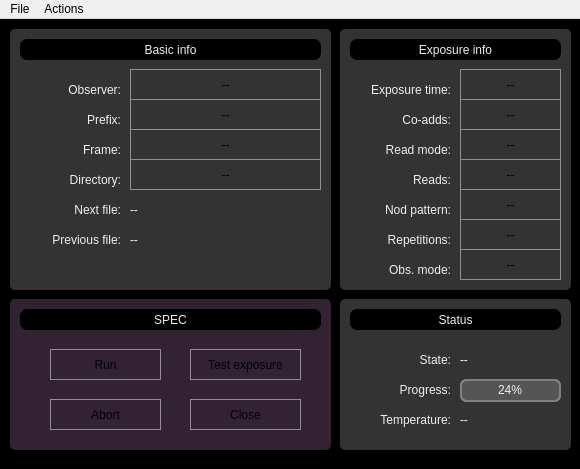
<?xml version="1.0" encoding="UTF-8"?>
<ui version="4.0">
 <class>MainWindow</class>
 <widget class="QMainWindow" name="MainWindow">
  <property name="geometry">
   <rect>
    <x>0</x>
    <y>0</y>
    <width>580</width>
    <height>469</height>
   </rect>
  </property>
  <property name="windowTitle">
   <string>NIRSPEC SPEC control</string>
  </property>
  <property name="layoutDirection">
   <enum>Qt::LeftToRight</enum>
  </property>
  <property name="styleSheet">
   <string notr="true">QWidget {
        font: 12pt &quot;Cantarell&quot;;
}

QLineEdit {
	color: #EEEEEE;
	background-color: #444444;
	border-style: outset;
	border-width: 1px;
	border-color: #AAAAAA;
}

QPlainTextEdit {
        font: 12pt &quot;Consolas&quot;;
}

QProgressBar {
    border: 2px solid grey;
    border-radius: 5px;
	background-color: #555555;
	border-radius: 7px;
	color: #EEEEEE;
    text-align: center;
 }

QProgressBar::chunk {
	background-color: qlineargradient(x1: 0, y1: 0, x2: 0, y2: 1,
                                      stop: 0 &quot;blue&quot;, stop: 1 &quot;green&quot;);
	border-radius: 7px;
 }</string>
  </property>
  <widget class="QWidget" name="centralwidget">
   <property name="styleSheet">
    <string notr="true">#centralwidget {
    background-color: #000000;
}
</string>
   </property>
   <widget class="QFrame" name="basics_frame">
    <property name="geometry">
     <rect>
      <x>10</x>
      <y>10</y>
      <width>321</width>
      <height>261</height>
     </rect>
    </property>
    <property name="styleSheet">
     <string notr="true">#basics_frame {
    background-color: #333333;
	border-radius: 5px;
}

QLabel {
    color: #EEEEEE;
}</string>
    </property>
    <property name="frameShape">
     <enum>QFrame::StyledPanel</enum>
    </property>
    <property name="frameShadow">
     <enum>QFrame::Raised</enum>
    </property>
    <widget class="QLabel" name="label_9">
     <property name="geometry">
      <rect>
       <x>0</x>
       <y>110</y>
       <width>111</width>
       <height>21</height>
      </rect>
     </property>
     <property name="text">
      <string>Frame:</string>
     </property>
     <property name="alignment">
      <set>Qt::AlignRight|Qt::AlignTrailing|Qt::AlignVCenter</set>
     </property>
    </widget>
    <widget class="QLabel" name="label_10">
     <property name="geometry">
      <rect>
       <x>0</x>
       <y>80</y>
       <width>111</width>
       <height>21</height>
      </rect>
     </property>
     <property name="text">
      <string>Prefix:</string>
     </property>
     <property name="alignment">
      <set>Qt::AlignRight|Qt::AlignTrailing|Qt::AlignVCenter</set>
     </property>
    </widget>
    <widget class="QLabel" name="next_file_label">
     <property name="geometry">
      <rect>
       <x>120</x>
       <y>170</y>
       <width>191</width>
       <height>21</height>
      </rect>
     </property>
     <property name="text">
      <string>--</string>
     </property>
     <property name="alignment">
      <set>Qt::AlignLeading|Qt::AlignLeft|Qt::AlignVCenter</set>
     </property>
    </widget>
    <widget class="QLabel" name="label_31">
     <property name="geometry">
      <rect>
       <x>10</x>
       <y>10</y>
       <width>301</width>
       <height>21</height>
      </rect>
     </property>
     <property name="styleSheet">
      <string notr="true">QFrame {
    border: 0px;
	background-color: #000000;
	border-radius: 7px;
}

QLabel {
	color: #EEEEEE;
 }</string>
     </property>
     <property name="text">
      <string>Basic info</string>
     </property>
     <property name="alignment">
      <set>Qt::AlignCenter</set>
     </property>
    </widget>
    <widget class="QLabel" name="label_12">
     <property name="geometry">
      <rect>
       <x>0</x>
       <y>140</y>
       <width>111</width>
       <height>21</height>
      </rect>
     </property>
     <property name="text">
      <string>Directory:</string>
     </property>
     <property name="alignment">
      <set>Qt::AlignRight|Qt::AlignTrailing|Qt::AlignVCenter</set>
     </property>
    </widget>
    <widget class="QLabel" name="label_13">
     <property name="geometry">
      <rect>
       <x>0</x>
       <y>170</y>
       <width>111</width>
       <height>21</height>
      </rect>
     </property>
     <property name="text">
      <string>Next file:</string>
     </property>
     <property name="alignment">
      <set>Qt::AlignRight|Qt::AlignTrailing|Qt::AlignVCenter</set>
     </property>
    </widget>
    <widget class="QLabel" name="label_14">
     <property name="geometry">
      <rect>
       <x>0</x>
       <y>200</y>
       <width>111</width>
       <height>21</height>
      </rect>
     </property>
     <property name="text">
      <string>Previous file:</string>
     </property>
     <property name="alignment">
      <set>Qt::AlignRight|Qt::AlignTrailing|Qt::AlignVCenter</set>
     </property>
    </widget>
    <widget class="QLabel" name="previous_file_label">
     <property name="geometry">
      <rect>
       <x>120</x>
       <y>200</y>
       <width>191</width>
       <height>21</height>
      </rect>
     </property>
     <property name="text">
      <string>--</string>
     </property>
     <property name="alignment">
      <set>Qt::AlignLeading|Qt::AlignLeft|Qt::AlignVCenter</set>
     </property>
    </widget>
    <widget class="QLabel" name="label_16">
     <property name="geometry">
      <rect>
       <x>0</x>
       <y>50</y>
       <width>111</width>
       <height>21</height>
      </rect>
     </property>
     <property name="text">
      <string>Observer:</string>
     </property>
     <property name="alignment">
      <set>Qt::AlignRight|Qt::AlignTrailing|Qt::AlignVCenter</set>
     </property>
    </widget>
    <widget class="QPushButton" name="observer_button">
     <property name="geometry">
      <rect>
       <x>120</x>
       <y>40</y>
       <width>191</width>
       <height>31</height>
      </rect>
     </property>
     <property name="cursor">
      <cursorShape>PointingHandCursor</cursorShape>
     </property>
     <property name="toolTip">
      <string>Click to set the observer name</string>
     </property>
     <property name="styleSheet">
      <string notr="true">QPushButton {
    border: 1px solid #8f8f91;
    border-radius: 0px;
    background-color: qlineargradient(x1: 0, y1: 0, x2: 0, y2: 1,
                                      stop: 0 #f6f7fa, stop: 1 #dadbde);
}</string>
     </property>
     <property name="text">
      <string>--</string>
     </property>
    </widget>
    <widget class="QPushButton" name="prefix_button">
     <property name="geometry">
      <rect>
       <x>120</x>
       <y>70</y>
       <width>191</width>
       <height>31</height>
      </rect>
     </property>
     <property name="cursor">
      <cursorShape>PointingHandCursor</cursorShape>
     </property>
     <property name="toolTip">
      <string>Click to set the file prefix</string>
     </property>
     <property name="styleSheet">
      <string notr="true">QPushButton {
    border: 1px solid #8f8f91;
    border-radius: 0px;
    background-color: qlineargradient(x1: 0, y1: 0, x2: 0, y2: 1,
                                      stop: 0 #f6f7fa, stop: 1 #dadbde);
}</string>
     </property>
     <property name="text">
      <string>--</string>
     </property>
    </widget>
    <widget class="QPushButton" name="frame_button">
     <property name="geometry">
      <rect>
       <x>120</x>
       <y>100</y>
       <width>191</width>
       <height>31</height>
      </rect>
     </property>
     <property name="cursor">
      <cursorShape>PointingHandCursor</cursorShape>
     </property>
     <property name="toolTip">
      <string>Click to set the frame number</string>
     </property>
     <property name="styleSheet">
      <string notr="true">QPushButton {
    border: 1px solid #8f8f91;
    border-radius: 0px;
    background-color: qlineargradient(x1: 0, y1: 0, x2: 0, y2: 1,
                                      stop: 0 #f6f7fa, stop: 1 #dadbde);
}</string>
     </property>
     <property name="text">
      <string>--</string>
     </property>
    </widget>
    <widget class="QPushButton" name="directory_button">
     <property name="geometry">
      <rect>
       <x>120</x>
       <y>130</y>
       <width>191</width>
       <height>31</height>
      </rect>
     </property>
     <property name="cursor">
      <cursorShape>PointingHandCursor</cursorShape>
     </property>
     <property name="toolTip">
      <string>Click to set the destination directory</string>
     </property>
     <property name="styleSheet">
      <string notr="true">QPushButton {
    border: 1px solid #8f8f91;
    border-radius: 0px;
    background-color: qlineargradient(x1: 0, y1: 0, x2: 0, y2: 1,
                                      stop: 0 #f6f7fa, stop: 1 #dadbde);
}</string>
     </property>
     <property name="text">
      <string>--</string>
     </property>
    </widget>
   </widget>
   <widget class="QFrame" name="exposure_frame">
    <property name="geometry">
     <rect>
      <x>340</x>
      <y>10</y>
      <width>231</width>
      <height>261</height>
     </rect>
    </property>
    <property name="styleSheet">
     <string notr="true">#exposure_frame {
    background-color: #333333;
	border-radius: 5px;
}

QLabel {
    color: #EEEEEE;
}</string>
    </property>
    <property name="frameShape">
     <enum>QFrame::StyledPanel</enum>
    </property>
    <property name="frameShadow">
     <enum>QFrame::Raised</enum>
    </property>
    <widget class="QLabel" name="label_17">
     <property name="geometry">
      <rect>
       <x>0</x>
       <y>110</y>
       <width>111</width>
       <height>21</height>
      </rect>
     </property>
     <property name="text">
      <string>Read mode:</string>
     </property>
     <property name="alignment">
      <set>Qt::AlignRight|Qt::AlignTrailing|Qt::AlignVCenter</set>
     </property>
    </widget>
    <widget class="QLabel" name="label_18">
     <property name="geometry">
      <rect>
       <x>0</x>
       <y>80</y>
       <width>111</width>
       <height>21</height>
      </rect>
     </property>
     <property name="text">
      <string>Co-adds:</string>
     </property>
     <property name="alignment">
      <set>Qt::AlignRight|Qt::AlignTrailing|Qt::AlignVCenter</set>
     </property>
    </widget>
    <widget class="QLabel" name="label_32">
     <property name="geometry">
      <rect>
       <x>10</x>
       <y>10</y>
       <width>211</width>
       <height>21</height>
      </rect>
     </property>
     <property name="styleSheet">
      <string notr="true">QFrame {
    border: 0px;
	background-color: #000000;
	border-radius: 7px;
}

QLabel {
	color: #EEEEEE;
 }</string>
     </property>
     <property name="text">
      <string>Exposure info</string>
     </property>
     <property name="alignment">
      <set>Qt::AlignCenter</set>
     </property>
    </widget>
    <widget class="QLabel" name="label_20">
     <property name="geometry">
      <rect>
       <x>0</x>
       <y>140</y>
       <width>111</width>
       <height>21</height>
      </rect>
     </property>
     <property name="text">
      <string>Reads:</string>
     </property>
     <property name="alignment">
      <set>Qt::AlignRight|Qt::AlignTrailing|Qt::AlignVCenter</set>
     </property>
    </widget>
    <widget class="QLabel" name="label_21">
     <property name="geometry">
      <rect>
       <x>0</x>
       <y>170</y>
       <width>111</width>
       <height>21</height>
      </rect>
     </property>
     <property name="text">
      <string>Nod pattern:</string>
     </property>
     <property name="alignment">
      <set>Qt::AlignRight|Qt::AlignTrailing|Qt::AlignVCenter</set>
     </property>
    </widget>
    <widget class="QLabel" name="label_24">
     <property name="geometry">
      <rect>
       <x>0</x>
       <y>200</y>
       <width>111</width>
       <height>21</height>
      </rect>
     </property>
     <property name="text">
      <string>Repetitions:</string>
     </property>
     <property name="alignment">
      <set>Qt::AlignRight|Qt::AlignTrailing|Qt::AlignVCenter</set>
     </property>
    </widget>
    <widget class="QLabel" name="label_26">
     <property name="geometry">
      <rect>
       <x>0</x>
       <y>50</y>
       <width>111</width>
       <height>21</height>
      </rect>
     </property>
     <property name="text">
      <string>Exposure time:</string>
     </property>
     <property name="alignment">
      <set>Qt::AlignRight|Qt::AlignTrailing|Qt::AlignVCenter</set>
     </property>
    </widget>
    <widget class="QLabel" name="label_27">
     <property name="geometry">
      <rect>
       <x>0</x>
       <y>230</y>
       <width>111</width>
       <height>21</height>
      </rect>
     </property>
     <property name="text">
      <string>Obs. mode:</string>
     </property>
     <property name="alignment">
      <set>Qt::AlignRight|Qt::AlignTrailing|Qt::AlignVCenter</set>
     </property>
    </widget>
    <widget class="QPushButton" name="readmode_button">
     <property name="geometry">
      <rect>
       <x>120</x>
       <y>100</y>
       <width>101</width>
       <height>31</height>
      </rect>
     </property>
     <property name="cursor">
      <cursorShape>PointingHandCursor</cursorShape>
     </property>
     <property name="toolTip">
      <string>Click to select the read mode</string>
     </property>
     <property name="styleSheet">
      <string notr="true">QPushButton {
    border: 1px solid #8f8f91;
    border-radius: 0px;
    background-color: qlineargradient(x1: 0, y1: 0, x2: 0, y2: 1,
                                      stop: 0 #f6f7fa, stop: 1 #dadbde);
}</string>
     </property>
     <property name="text">
      <string>--</string>
     </property>
    </widget>
    <widget class="QPushButton" name="nod_button">
     <property name="geometry">
      <rect>
       <x>120</x>
       <y>160</y>
       <width>101</width>
       <height>31</height>
      </rect>
     </property>
     <property name="cursor">
      <cursorShape>PointingHandCursor</cursorShape>
     </property>
     <property name="toolTip">
      <string>Click to select the nod pattern</string>
     </property>
     <property name="styleSheet">
      <string notr="true">QPushButton {
    border: 1px solid #8f8f91;
    border-radius: 0px;
    background-color: qlineargradient(x1: 0, y1: 0, x2: 0, y2: 1,
                                      stop: 0 #f6f7fa, stop: 1 #dadbde);
}</string>
     </property>
     <property name="text">
      <string>--</string>
     </property>
    </widget>
    <widget class="QPushButton" name="obs_mode_button">
     <property name="geometry">
      <rect>
       <x>120</x>
       <y>220</y>
       <width>101</width>
       <height>31</height>
      </rect>
     </property>
     <property name="cursor">
      <cursorShape>PointingHandCursor</cursorShape>
     </property>
     <property name="toolTip">
      <string>Click to select the observing mode</string>
     </property>
     <property name="styleSheet">
      <string notr="true">QPushButton {
    border: 1px solid #8f8f91;
    border-radius: 0px;
    background-color: qlineargradient(x1: 0, y1: 0, x2: 0, y2: 1,
                                      stop: 0 #f6f7fa, stop: 1 #dadbde);
}</string>
     </property>
     <property name="text">
      <string>--</string>
     </property>
    </widget>
    <widget class="QPushButton" name="expotime_button">
     <property name="geometry">
      <rect>
       <x>120</x>
       <y>40</y>
       <width>101</width>
       <height>31</height>
      </rect>
     </property>
     <property name="cursor">
      <cursorShape>PointingHandCursor</cursorShape>
     </property>
     <property name="toolTip">
      <string>Click to set the exposure time</string>
     </property>
     <property name="styleSheet">
      <string notr="true">QPushButton {
    border: 1px solid #8f8f91;
    border-radius: 0px;
    background-color: qlineargradient(x1: 0, y1: 0, x2: 0, y2: 1,
                                      stop: 0 #f6f7fa, stop: 1 #dadbde);
}</string>
     </property>
     <property name="text">
      <string>--</string>
     </property>
    </widget>
    <widget class="QPushButton" name="coadds_button">
     <property name="geometry">
      <rect>
       <x>120</x>
       <y>70</y>
       <width>101</width>
       <height>31</height>
      </rect>
     </property>
     <property name="cursor">
      <cursorShape>PointingHandCursor</cursorShape>
     </property>
     <property name="toolTip">
      <string>Click to set the number of coadds</string>
     </property>
     <property name="styleSheet">
      <string notr="true">QPushButton {
    border: 1px solid #8f8f91;
    border-radius: 0px;
    background-color: qlineargradient(x1: 0, y1: 0, x2: 0, y2: 1,
                                      stop: 0 #f6f7fa, stop: 1 #dadbde);
}</string>
     </property>
     <property name="text">
      <string>--</string>
     </property>
    </widget>
    <widget class="QPushButton" name="reads_button">
     <property name="geometry">
      <rect>
       <x>120</x>
       <y>130</y>
       <width>101</width>
       <height>31</height>
      </rect>
     </property>
     <property name="cursor">
      <cursorShape>PointingHandCursor</cursorShape>
     </property>
     <property name="toolTip">
      <string>Click to set the number of reads</string>
     </property>
     <property name="styleSheet">
      <string notr="true">QPushButton {
    border: 1px solid #8f8f91;
    border-radius: 0px;
    background-color: qlineargradient(x1: 0, y1: 0, x2: 0, y2: 1,
                                      stop: 0 #f6f7fa, stop: 1 #dadbde);
}</string>
     </property>
     <property name="text">
      <string>--</string>
     </property>
    </widget>
    <widget class="QPushButton" name="repetitions_button">
     <property name="geometry">
      <rect>
       <x>120</x>
       <y>190</y>
       <width>101</width>
       <height>31</height>
      </rect>
     </property>
     <property name="cursor">
      <cursorShape>PointingHandCursor</cursorShape>
     </property>
     <property name="toolTip">
      <string>Click to set the number of repetitions</string>
     </property>
     <property name="styleSheet">
      <string notr="true">QPushButton {
    border: 1px solid #8f8f91;
    border-radius: 0px;
    background-color: qlineargradient(x1: 0, y1: 0, x2: 0, y2: 1,
                                      stop: 0 #f6f7fa, stop: 1 #dadbde);
}</string>
     </property>
     <property name="text">
      <string>--</string>
     </property>
    </widget>
   </widget>
   <widget class="QFrame" name="status_frame">
    <property name="geometry">
     <rect>
      <x>340</x>
      <y>280</y>
      <width>231</width>
      <height>151</height>
     </rect>
    </property>
    <property name="styleSheet">
     <string notr="true">#status_frame {
    background-color: #333333;
	border-radius: 5px;
}

QLabel {
    color: #EEEEEE;
}</string>
    </property>
    <property name="frameShape">
     <enum>QFrame::StyledPanel</enum>
    </property>
    <property name="frameShadow">
     <enum>QFrame::Raised</enum>
    </property>
    <widget class="QLabel" name="label_41">
     <property name="geometry">
      <rect>
       <x>0</x>
       <y>110</y>
       <width>111</width>
       <height>21</height>
      </rect>
     </property>
     <property name="text">
      <string>Temperature:</string>
     </property>
     <property name="alignment">
      <set>Qt::AlignRight|Qt::AlignTrailing|Qt::AlignVCenter</set>
     </property>
    </widget>
    <widget class="QLabel" name="label_42">
     <property name="geometry">
      <rect>
       <x>0</x>
       <y>80</y>
       <width>111</width>
       <height>21</height>
      </rect>
     </property>
     <property name="text">
      <string>Progress:</string>
     </property>
     <property name="alignment">
      <set>Qt::AlignRight|Qt::AlignTrailing|Qt::AlignVCenter</set>
     </property>
    </widget>
    <widget class="QLabel" name="label_43">
     <property name="geometry">
      <rect>
       <x>10</x>
       <y>10</y>
       <width>211</width>
       <height>21</height>
      </rect>
     </property>
     <property name="styleSheet">
      <string notr="true">QFrame {
    border: 0px;
	background-color: #000000;
	border-radius: 7px;
}

QLabel {
	color: #EEEEEE;
 }</string>
     </property>
     <property name="text">
      <string>Status</string>
     </property>
     <property name="alignment">
      <set>Qt::AlignCenter</set>
     </property>
    </widget>
    <widget class="QLabel" name="label_47">
     <property name="geometry">
      <rect>
       <x>0</x>
       <y>50</y>
       <width>111</width>
       <height>21</height>
      </rect>
     </property>
     <property name="text">
      <string>State:</string>
     </property>
     <property name="alignment">
      <set>Qt::AlignRight|Qt::AlignTrailing|Qt::AlignVCenter</set>
     </property>
    </widget>
    <widget class="QLabel" name="status_label">
     <property name="geometry">
      <rect>
       <x>120</x>
       <y>50</y>
       <width>101</width>
       <height>21</height>
      </rect>
     </property>
     <property name="text">
      <string>--</string>
     </property>
     <property name="alignment">
      <set>Qt::AlignLeading|Qt::AlignLeft|Qt::AlignVCenter</set>
     </property>
    </widget>
    <widget class="QLabel" name="temperature_label">
     <property name="geometry">
      <rect>
       <x>120</x>
       <y>110</y>
       <width>101</width>
       <height>21</height>
      </rect>
     </property>
     <property name="text">
      <string>--</string>
     </property>
     <property name="alignment">
      <set>Qt::AlignLeading|Qt::AlignLeft|Qt::AlignVCenter</set>
     </property>
    </widget>
    <widget class="QProgressBar" name="progress">
     <property name="geometry">
      <rect>
       <x>120</x>
       <y>80</y>
       <width>101</width>
       <height>23</height>
      </rect>
     </property>
     <property name="value">
      <number>24</number>
     </property>
    </widget>
    <widget class="QProgressBar" name="erasing">
     <property name="geometry">
      <rect>
       <x>120</x>
       <y>80</y>
       <width>101</width>
       <height>23</height>
      </rect>
     </property>
     <property name="styleSheet">
      <string notr="true">QProgressBar::chunk {
	background-color: qlineargradient(x1: 0, y1: 0, x2: 0, y2: 1,
                                      stop: 0 &quot;#666666&quot;, stop: 1 &quot;#555555&quot;);
	border-radius: 7px;
 }</string>
     </property>
     <property name="value">
      <number>100</number>
     </property>
     <property name="textVisible">
      <bool>false</bool>
     </property>
    </widget>
    <widget class="QProgressBar" name="reading_out">
     <property name="geometry">
      <rect>
       <x>120</x>
       <y>80</y>
       <width>101</width>
       <height>23</height>
      </rect>
     </property>
     <property name="styleSheet">
      <string notr="true">QProgressBar::chunk {
	background-color: qlineargradient(x1: 0, y1: 0, x2: 0, y2: 1,
                                      stop: 0 &quot;red&quot;, stop: 1 &quot;dark red&quot;);
	border-radius: 7px;
 }</string>
     </property>
     <property name="value">
      <number>100</number>
     </property>
     <property name="textVisible">
      <bool>false</bool>
     </property>
    </widget>
    <zorder>label_41</zorder>
    <zorder>label_42</zorder>
    <zorder>label_43</zorder>
    <zorder>label_47</zorder>
    <zorder>status_label</zorder>
    <zorder>temperature_label</zorder>
    <zorder>erasing</zorder>
    <zorder>reading_out</zorder>
    <zorder>progress</zorder>
   </widget>
   <widget class="QFrame" name="spec_frame">
    <property name="geometry">
     <rect>
      <x>10</x>
      <y>280</y>
      <width>321</width>
      <height>151</height>
     </rect>
    </property>
    <property name="styleSheet">
     <string notr="true">#spec_frame {
    background-color: #332233;
	border-radius: 5px;
}

QLabel {
    color: #EEEEEE;
}</string>
    </property>
    <property name="frameShape">
     <enum>QFrame::StyledPanel</enum>
    </property>
    <property name="frameShadow">
     <enum>QFrame::Raised</enum>
    </property>
    <widget class="QLabel" name="label_33">
     <property name="geometry">
      <rect>
       <x>10</x>
       <y>10</y>
       <width>301</width>
       <height>21</height>
      </rect>
     </property>
     <property name="styleSheet">
      <string notr="true">QFrame {
    border: 0px;
	background-color: #000000;
	border-radius: 7px;
}

QLabel {
	color: #EEEEEE;
 }</string>
     </property>
     <property name="text">
      <string>SPEC</string>
     </property>
     <property name="alignment">
      <set>Qt::AlignCenter</set>
     </property>
    </widget>
    <widget class="QPushButton" name="test_expo_button">
     <property name="geometry">
      <rect>
       <x>180</x>
       <y>50</y>
       <width>111</width>
       <height>31</height>
      </rect>
     </property>
     <property name="cursor">
      <cursorShape>PointingHandCursor</cursorShape>
     </property>
     <property name="toolTip">
      <string>Click to take a test exposure</string>
     </property>
     <property name="styleSheet">
      <string notr="true">QPushButton {
	color: #000000;
    border: 1px solid #8f8f91;
    border-radius: 0px;
    background-color: qlineargradient(x1: 0, y1: 0, x2: 0, y2: 1,
                                      stop: 0 #f6f7fa, stop: 1 tan);
}</string>
     </property>
     <property name="text">
      <string>Test exposure</string>
     </property>
    </widget>
    <widget class="QPushButton" name="run_button">
     <property name="geometry">
      <rect>
       <x>40</x>
       <y>50</y>
       <width>111</width>
       <height>31</height>
      </rect>
     </property>
     <property name="cursor">
      <cursorShape>PointingHandCursor</cursorShape>
     </property>
     <property name="toolTip">
      <string>Click to initiate the exposure sequence</string>
     </property>
     <property name="styleSheet">
      <string notr="true">QPushButton {
	color: #000000;
    border: 1px solid #8f8f91;
    border-radius: 0px;
    background-color: qlineargradient(x1: 0, y1: 0, x2: 0, y2: 1,
                                      stop: 0 #f6f7fa, stop: 1 green);
}</string>
     </property>
     <property name="text">
      <string>Run</string>
     </property>
    </widget>
    <widget class="QPushButton" name="abort_button">
     <property name="geometry">
      <rect>
       <x>40</x>
       <y>100</y>
       <width>111</width>
       <height>31</height>
      </rect>
     </property>
     <property name="cursor">
      <cursorShape>PointingHandCursor</cursorShape>
     </property>
     <property name="toolTip">
      <string>Click to abort the current sequence of exposures</string>
     </property>
     <property name="styleSheet">
      <string notr="true">QPushButton {
	color: #000000;
    border: 1px solid #8f8f91;
    border-radius: 0px;
    background-color: qlineargradient(x1: 0, y1: 0, x2: 0, y2: 1,
                                      stop: 0 #f6f7fa, stop: 1 orange);
}</string>
     </property>
     <property name="text">
      <string>Abort</string>
     </property>
    </widget>
    <widget class="QPushButton" name="close_button">
     <property name="geometry">
      <rect>
       <x>180</x>
       <y>100</y>
       <width>111</width>
       <height>31</height>
      </rect>
     </property>
     <property name="cursor">
      <cursorShape>PointingHandCursor</cursorShape>
     </property>
     <property name="toolTip">
      <string>Close this window</string>
     </property>
     <property name="styleSheet">
      <string notr="true">QPushButton {
    border: 1px solid #8f8f91;
    border-radius: 0px;
    background-color: qlineargradient(x1: 0, y1: 0, x2: 0, y2: 1,
                                      stop: 0 #f6f7fa, stop: 1 #dadbde);
}</string>
     </property>
     <property name="text">
      <string>Close</string>
     </property>
    </widget>
   </widget>
  </widget>
  <widget class="QMenuBar" name="menubar">
   <property name="geometry">
    <rect>
     <x>0</x>
     <y>0</y>
     <width>580</width>
     <height>29</height>
    </rect>
   </property>
   <widget class="QMenu" name="menuFile">
    <property name="title">
     <string>File</string>
    </property>
    <addaction name="actionQuit"/>
   </widget>
   <widget class="QMenu" name="menuActions">
    <property name="title">
     <string>Actions</string>
    </property>
    <addaction name="separator"/>
   </widget>
   <addaction name="menuFile"/>
   <addaction name="menuActions"/>
  </widget>
  <action name="actionQuit">
   <property name="text">
    <string>Quit</string>
   </property>
   <property name="menuRole">
    <enum>QAction::QuitRole</enum>
   </property>
  </action>
  <action name="actionEnable_all">
   <property name="checkable">
    <bool>true</bool>
   </property>
   <property name="text">
    <string>Enable all</string>
   </property>
   <property name="toolTip">
    <string>Enable all the automatic behaviors listed below</string>
   </property>
  </action>
  <action name="actionDisable_all">
   <property name="checkable">
    <bool>true</bool>
   </property>
   <property name="text">
    <string>Disable all</string>
   </property>
   <property name="toolTip">
    <string>Disable all the automatic behaviors listed below</string>
   </property>
  </action>
  <action name="actionCathode_current">
   <property name="checkable">
    <bool>true</bool>
   </property>
   <property name="text">
    <string>Cathode current</string>
   </property>
   <property name="toolTip">
    <string>Enable/disable automatic adjustment of the cathode current for the active thorium argon lamp</string>
   </property>
  </action>
  <action name="actionGuide_focus">
   <property name="checkable">
    <bool>true</bool>
   </property>
   <property name="text">
    <string>Guide focus adjustment</string>
   </property>
   <property name="toolTip">
    <string>Enable/disable automatic adjustment of the guider focus depending on the selected guider filters</string>
   </property>
  </action>
  <action name="actionCollimator_focus">
   <property name="checkable">
    <bool>true</bool>
   </property>
   <property name="text">
    <string>Collimator focus adjustment</string>
   </property>
   <property name="toolTip">
    <string>Enable/disable automatic adjustment of the collimator focus depending on the selected science filters</string>
   </property>
  </action>
  <action name="actionOpen_blue_covers">
   <property name="text">
    <string>Open blue covers</string>
   </property>
  </action>
  <action name="actionOpen_red_covers">
   <property name="text">
    <string>Open red covers</string>
   </property>
  </action>
  <action name="actionStow_instrument">
   <property name="text">
    <string>Stow instrument</string>
   </property>
  </action>
 </widget>
 <resources/>
 <connections/>
</ui>
